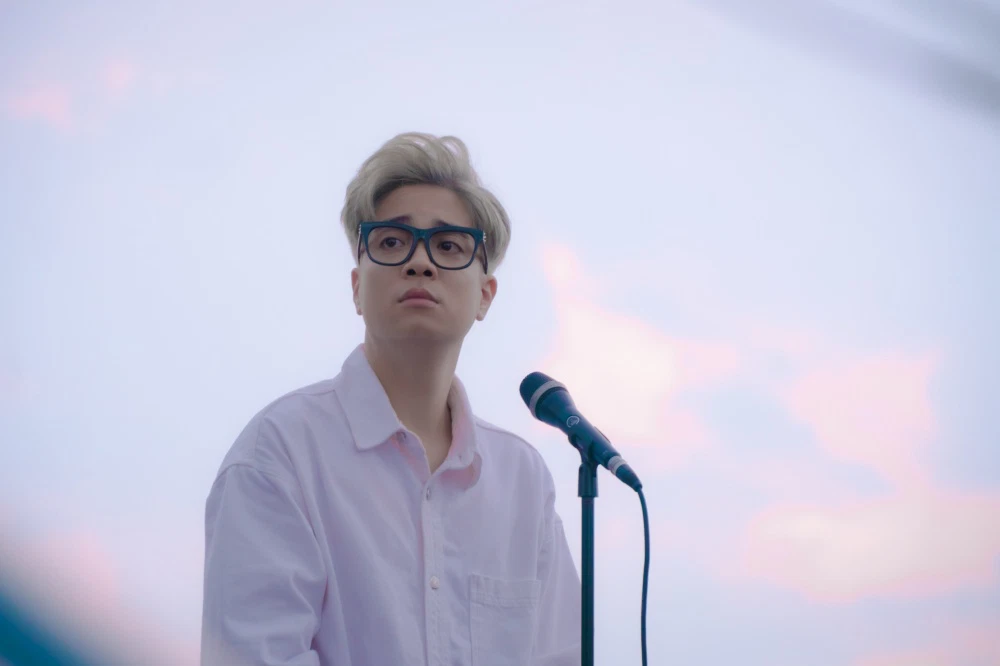
#> input picture Resources/anh1.png, 1000 x 666 px
$ python chapter6.py
#> lines starting #> are read from the running program, lines starting #| are printed output that depends on the picture
#joining images: hiển thị nhiều hình ảnh cùng lúc

import cv2
import numpy as np


"""
#ngăn xếp ngang horizontal stack, xếp ảnh theo hàng ngang
imgHor = np.hstack((img, img))

#xếp ảnh theo hàng dọc
imgVer = np.vstack((img, img))
#---> không thể thay đổi size của ảnh --> tràn -->sd numpy
cv2.imshow("Horizontal", imgHor)
cv2.imshow("Vertical", imgVer)
"""


def stackImages(scale,imgArray):
    rows = len(imgArray)
    cols = len(imgArray[0])
    rowsAvailable = isinstance(imgArray[0], list)
    width = imgArray[0][0].shape[1]
    height = imgArray[0][0].shape[0]
    if rowsAvailable:
        for x in range ( 0, rows):
            for y in range(0, cols):
                if imgArray[x][y].shape[:2] == imgArray[0][0].shape [:2]:
                    imgArray[x][y] = cv2.resize(imgArray[x][y], (0, 0), None, scale, scale)
                else:
                    imgArray[x][y] = cv2.resize(imgArray[x][y], (imgArray[0][0].shape[1], imgArray[0][0].shape[0]), None, scale, scale)
                if len(imgArray[x][y].shape) == 2: imgArray[x][y]= cv2.cvtColor( imgArray[x][y], cv2.COLOR_GRAY2BGR)
        imageBlank = np.zeros((height, width, 3), np.uint8)
        hor = [imageBlank]*rows
        hor_con = [imageBlank]*rows
        for x in range(0, rows):
            hor[x] = np.hstack(imgArray[x])
        ver = np.vstack(hor)
    else:
        for x in range(0, rows):
            if imgArray[x].shape[:2] == imgArray[0].shape[:2]:
                imgArray[x] = cv2.resize(imgArray[x], (0, 0), None, scale, scale)
            else:
                imgArray[x] = cv2.resize(imgArray[x], (imgArray[0].shape[1], imgArray[0].shape[0]), None,scale, scale)
            if len(imgArray[x].shape) == 2: imgArray[x] = cv2.cvtColor(imgArray[x], cv2.COLOR_GRAY2BGR)
        hor= np.hstack(imgArray)
        ver = hor
    return ver


img = cv2.imread("Resources/anh1.png")
#> img is the input picture: shape (666, 1000, 3); mean B, G, R 220, 199.8, 199.7
imgGray = cv2.cvtColor(img, cv2.COLOR_BGR2GRAY)
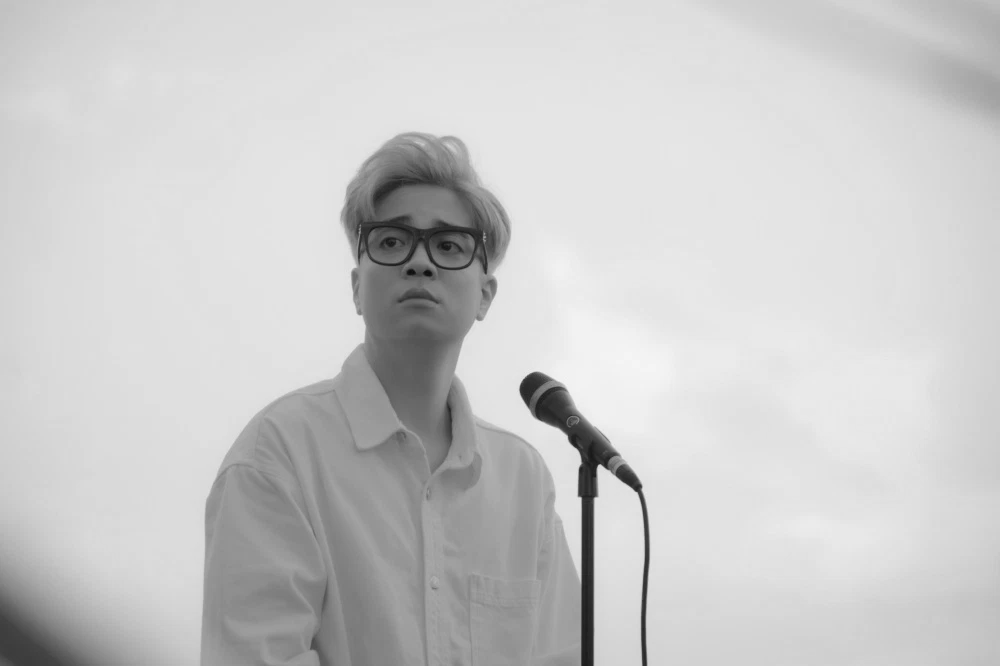
#> imgGray: shape (666, 1000); min 13, max 245, mean 202.1

#tạo ngăn xếp  các ảnh, 0.2: tỉ lệ ảnh
imgStack = stackImages(0.2, ([img,imgGray, img, img], [img, img, img, imgGray])) # (ngang, doc)
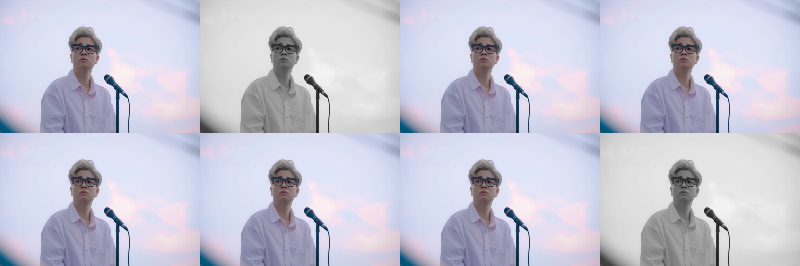
#> imgStack: shape (266, 800, 3); mean B, G, R 215.4, 200.2, 200.2

cv2.imshow("ImageStack", imgStack)

cv2.waitKey(0)
